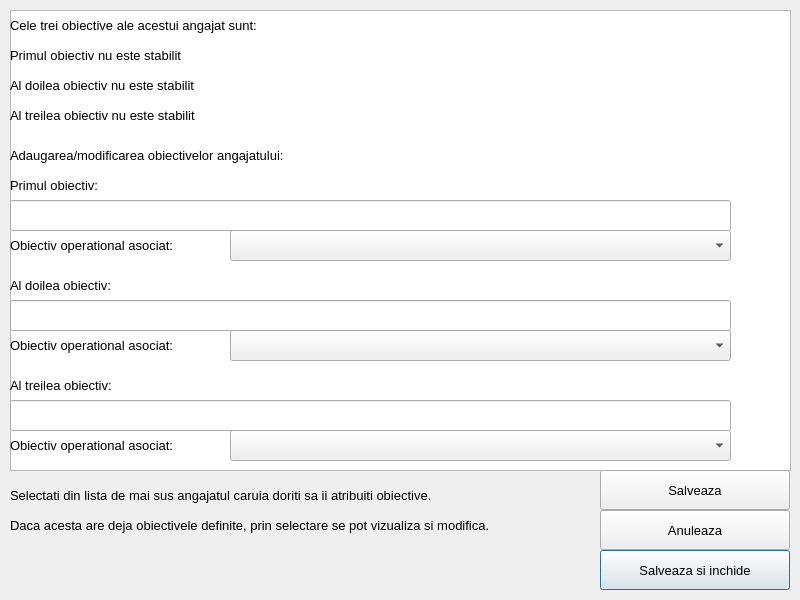
<?xml version="1.0" encoding="UTF-8"?>
<ui version="4.0">
 <class>Individual</class>
 <widget class="QDialog" name="Individual">
  <property name="geometry">
   <rect>
    <x>0</x>
    <y>0</y>
    <width>800</width>
    <height>600</height>
   </rect>
  </property>
  <property name="windowTitle">
   <string>Dialog</string>
  </property>
  <widget class="QTableView" name="tableView">
   <property name="geometry">
    <rect>
     <x>10</x>
     <y>10</y>
     <width>781</width>
     <height>461</height>
    </rect>
   </property>
  </widget>
  <widget class="QPushButton" name="salveaza">
   <property name="geometry">
    <rect>
     <x>600</x>
     <y>550</y>
     <width>190</width>
     <height>40</height>
    </rect>
   </property>
   <property name="font">
    <font>
     <pointsize>10</pointsize>
    </font>
   </property>
   <property name="text">
    <string>Salveaza si inchide</string>
   </property>
  </widget>
  <widget class="QLabel" name="label1">
   <property name="geometry">
    <rect>
     <x>10</x>
     <y>480</y>
     <width>771</width>
     <height>31</height>
    </rect>
   </property>
   <property name="font">
    <font>
     <pointsize>10</pointsize>
    </font>
   </property>
   <property name="text">
    <string>Selectati din lista de mai sus angajatul caruia doriti sa ii atribuiti obiective.</string>
   </property>
  </widget>
  <widget class="QLabel" name="label2">
   <property name="geometry">
    <rect>
     <x>10</x>
     <y>510</y>
     <width>771</width>
     <height>31</height>
    </rect>
   </property>
   <property name="font">
    <font>
     <pointsize>10</pointsize>
    </font>
   </property>
   <property name="text">
    <string>Daca acesta are deja obiectivele definite, prin selectare se pot vizualiza si modifica.</string>
   </property>
  </widget>
  <widget class="QLabel" name="mob1">
   <property name="geometry">
    <rect>
     <x>10</x>
     <y>170</y>
     <width>121</width>
     <height>31</height>
    </rect>
   </property>
   <property name="font">
    <font>
     <pointsize>10</pointsize>
    </font>
   </property>
   <property name="text">
    <string>Primul obiectiv:</string>
   </property>
  </widget>
  <widget class="QLabel" name="sh">
   <property name="geometry">
    <rect>
     <x>10</x>
     <y>10</y>
     <width>771</width>
     <height>31</height>
    </rect>
   </property>
   <property name="font">
    <font>
     <pointsize>10</pointsize>
    </font>
   </property>
   <property name="text">
    <string>Cele trei obiective ale acestui angajat sunt:</string>
   </property>
  </widget>
  <widget class="QLabel" name="ob2">
   <property name="geometry">
    <rect>
     <x>10</x>
     <y>70</y>
     <width>771</width>
     <height>31</height>
    </rect>
   </property>
   <property name="font">
    <font>
     <pointsize>10</pointsize>
    </font>
   </property>
   <property name="text">
    <string>Al doilea obiectiv nu este stabilit</string>
   </property>
  </widget>
  <widget class="QLabel" name="ob1">
   <property name="geometry">
    <rect>
     <x>10</x>
     <y>40</y>
     <width>771</width>
     <height>31</height>
    </rect>
   </property>
   <property name="font">
    <font>
     <pointsize>10</pointsize>
    </font>
   </property>
   <property name="text">
    <string>Primul obiectiv nu este stabilit</string>
   </property>
  </widget>
  <widget class="QLabel" name="ob3">
   <property name="geometry">
    <rect>
     <x>10</x>
     <y>100</y>
     <width>771</width>
     <height>31</height>
    </rect>
   </property>
   <property name="font">
    <font>
     <pointsize>10</pointsize>
    </font>
   </property>
   <property name="text">
    <string>Al treilea obiectiv nu este stabilit</string>
   </property>
  </widget>
  <widget class="QLabel" name="add">
   <property name="geometry">
    <rect>
     <x>10</x>
     <y>140</y>
     <width>771</width>
     <height>31</height>
    </rect>
   </property>
   <property name="font">
    <font>
     <pointsize>10</pointsize>
    </font>
   </property>
   <property name="text">
    <string>Adaugarea/modificarea obiectivelor angajatului:</string>
   </property>
  </widget>
  <widget class="QLineEdit" name="ob1Edit">
   <property name="geometry">
    <rect>
     <x>10</x>
     <y>200</y>
     <width>721</width>
     <height>31</height>
    </rect>
   </property>
   <property name="font">
    <font>
     <pointsize>10</pointsize>
    </font>
   </property>
  </widget>
  <widget class="QLabel" name="mob2">
   <property name="geometry">
    <rect>
     <x>10</x>
     <y>270</y>
     <width>151</width>
     <height>31</height>
    </rect>
   </property>
   <property name="font">
    <font>
     <pointsize>10</pointsize>
    </font>
   </property>
   <property name="text">
    <string>Al doilea obiectiv:</string>
   </property>
  </widget>
  <widget class="QLabel" name="mob3">
   <property name="geometry">
    <rect>
     <x>10</x>
     <y>370</y>
     <width>151</width>
     <height>31</height>
    </rect>
   </property>
   <property name="font">
    <font>
     <pointsize>10</pointsize>
    </font>
   </property>
   <property name="text">
    <string>Al treilea obiectiv:</string>
   </property>
  </widget>
  <widget class="QLineEdit" name="ob2Edit">
   <property name="geometry">
    <rect>
     <x>10</x>
     <y>300</y>
     <width>721</width>
     <height>31</height>
    </rect>
   </property>
   <property name="font">
    <font>
     <pointsize>10</pointsize>
    </font>
   </property>
  </widget>
  <widget class="QLineEdit" name="ob3Edit">
   <property name="geometry">
    <rect>
     <x>10</x>
     <y>400</y>
     <width>721</width>
     <height>31</height>
    </rect>
   </property>
   <property name="font">
    <font>
     <pointsize>10</pointsize>
    </font>
   </property>
  </widget>
  <widget class="QLabel" name="asob1">
   <property name="geometry">
    <rect>
     <x>10</x>
     <y>230</y>
     <width>221</width>
     <height>31</height>
    </rect>
   </property>
   <property name="font">
    <font>
     <pointsize>10</pointsize>
    </font>
   </property>
   <property name="text">
    <string>Obiectiv operational asociat:</string>
   </property>
  </widget>
  <widget class="QComboBox" name="asob1Box">
   <property name="geometry">
    <rect>
     <x>230</x>
     <y>230</y>
     <width>501</width>
     <height>31</height>
    </rect>
   </property>
  </widget>
  <widget class="QLabel" name="asob2">
   <property name="geometry">
    <rect>
     <x>10</x>
     <y>330</y>
     <width>221</width>
     <height>31</height>
    </rect>
   </property>
   <property name="font">
    <font>
     <pointsize>10</pointsize>
    </font>
   </property>
   <property name="text">
    <string>Obiectiv operational asociat:</string>
   </property>
  </widget>
  <widget class="QComboBox" name="asob2Box">
   <property name="geometry">
    <rect>
     <x>230</x>
     <y>330</y>
     <width>501</width>
     <height>31</height>
    </rect>
   </property>
  </widget>
  <widget class="QLabel" name="asob3">
   <property name="geometry">
    <rect>
     <x>10</x>
     <y>430</y>
     <width>221</width>
     <height>31</height>
    </rect>
   </property>
   <property name="font">
    <font>
     <pointsize>10</pointsize>
    </font>
   </property>
   <property name="text">
    <string>Obiectiv operational asociat:</string>
   </property>
  </widget>
  <widget class="QComboBox" name="asob3Box">
   <property name="geometry">
    <rect>
     <x>230</x>
     <y>430</y>
     <width>501</width>
     <height>31</height>
    </rect>
   </property>
  </widget>
  <widget class="QPushButton" name="salveaza_2">
   <property name="geometry">
    <rect>
     <x>600</x>
     <y>470</y>
     <width>190</width>
     <height>40</height>
    </rect>
   </property>
   <property name="font">
    <font>
     <pointsize>10</pointsize>
    </font>
   </property>
   <property name="text">
    <string>Salveaza</string>
   </property>
  </widget>
  <widget class="QPushButton" name="anuleaza">
   <property name="geometry">
    <rect>
     <x>600</x>
     <y>510</y>
     <width>190</width>
     <height>40</height>
    </rect>
   </property>
   <property name="font">
    <font>
     <pointsize>10</pointsize>
    </font>
   </property>
   <property name="text">
    <string>Anuleaza</string>
   </property>
  </widget>
 </widget>
 <resources/>
 <connections/>
</ui>
